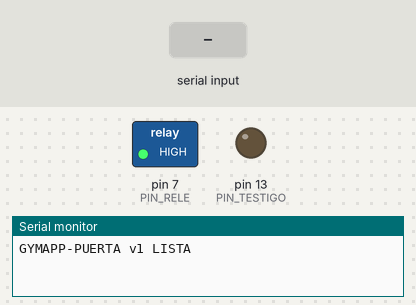
Bench run of a sketch on a simulated Arduino Nano, built with avr-gcc and run on an emulated ATmega328P. Shown: switched loads named in the sketch (green lamp = pin HIGH), output pins drawn as LEDs (lit = HIGH), the last lines printed to the serial monitor. The inputs (shaded band) are chosen by the test bench.

Above: at 1.2 s.
1.3 s: "ABRIR\n" received over Serial
At 1.6 s:
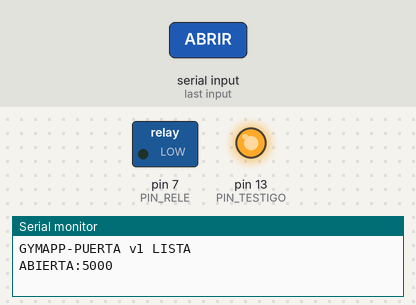
2.8 s: "CERRAR\n" received over Serial
At 4.0 s:
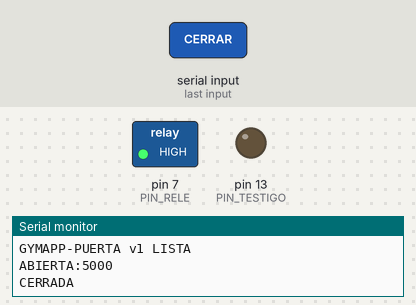
Timing chart, 0 to 5.8 s (numbered marks = the images above; inputs shaded):
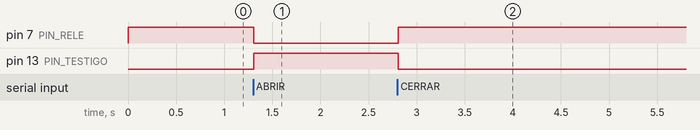

Measured:
- after the input at 1.3 s, pin 7 (PIN_RELE): HIGH → LOW at once; pin 13 (PIN_TESTIGO): LOW → HIGH at once
- after the input at 2.8 s, pin 7 (PIN_RELE): LOW → HIGH after 0.01 s instead of 3.5 s; pin 13 (PIN_TESTIGO): HIGH → LOW after 0.01 s instead of 3.5 s

The sketch:

gymapp-puerta.ino
```cpp
/*
  GymApp - control de la puerta
  Arduino Nano V3.0 (FT232) + modulo rele de 1 canal + electroiman de 12 V

  QUE HACE
  --------
  Escucha por USB. Cuando GymApp le manda ABRIR, activa el rele durante unos
  segundos y lo vuelve a soltar. El rele va en NC (normalmente cerrado) en
  serie con los 12 V del electroiman, asi que "activar el rele" significa
  CORTARLE la corriente al iman, y el iman suelta la placa.

  POR QUE LOS SEGUNDOS SE CUENTAN AQUI Y NO EN EL PC
  -------------------------------------------------
  Porque el PC se puede colgar, se puede quedar sin bateria o le pueden
  desenchufar el USB justo despues de mandar la orden. Si el cierre dependiera
  de un segundo mensaje ("ya, cierra"), cualquiera de esas tres cosas dejaria
  la puerta de la calle abierta toda la noche. Aqui, en cuanto pasan los
  milisegundos pedidos, la placa cierra sola aunque no haya nadie al otro lado.

  POR QUE EL RELE NO VA EN EL PIN 13
  ----------------------------------
  El pin 13 es el del LED de la placa, y el gestor de arranque (bootloader) lo
  hace parpadear cada vez que el Nano se resetea -- que es cada vez que alguien
  abre el puerto serie. Con el rele ahi, la puerta daria un golpe de apertura
  al abrir la app. El rele va al pin 7; el 13 se queda como testigo visual, que
  ademas permite probar todo esto sin tener aun el rele conectado.

  PROTOCOLO (texto, una orden por linea, 9600 baudios)
  ----------------------------------------------------
    PING        -> GYMAPP-PUERTA v1 LISTA
    ABRIR       -> abre el tiempo por defecto
    ABRIR:5000  -> abre 5000 ms (se recorta a un maximo de 20 s)
    CERRAR      -> cierra ya, sin esperar
    ESTADO      -> ABIERTA:<ms que faltan>  o  CERRADA

  La firma de PING no es ceremonia: en un COM cualquiera puede haber una
  impresora de tiquetes o un lector de codigos. GymApp solo le manda ordenes a
  quien se identifica con esta firma exacta.
*/

const char FIRMA[] = "GYMAPP-PUERTA v1";

const uint8_t PIN_RELE   = 7;   // al IN del modulo rele
const uint8_t PIN_TESTIGO = 13; // LED de la placa: encendido = puerta suelta

// Casi todos los modulos rele chinos son de disparo por nivel BAJO: el rele se
// activa cuando su entrada IN se pone a 0 V. Si el tuyo es de los otros (se
// activa con 5 V), cambia esto a false y vuelve a grabar. Se nota enseguida:
// con el valor equivocado la puerta esta suelta en reposo y se cierra durante
// los cinco segundos, justo al reves.
const bool RELE_ACTIVO_EN_BAJO = true;

// Topes de seguridad. El maximo es el que importa: por muy roto que este el
// software del PC, no puede pedir que la puerta se quede abierta indefinida.
const unsigned long MS_POR_DEFECTO = 5000;
const unsigned long MS_MINIMO      = 500;
const unsigned long MS_MAXIMO      = 20000;

bool abierta = false;
unsigned long cierraEn = 0;

char linea[24];
uint8_t largo = 0;

// Reposo = rele en calma = electroiman con corriente = puerta CERRADA.
// Es importante que el reposo sea el estado cerrado y no al reves: asi un
// Arduino recien reseteado, o colgado, deja la puerta cerrada.
inline void escribirRele(bool activar) {
  digitalWrite(PIN_RELE, activar ? (RELE_ACTIVO_EN_BAJO ? LOW : HIGH)
                                 : (RELE_ACTIVO_EN_BAJO ? HIGH : LOW));
}

void cerrarPuerta() {
  escribirRele(false);
  digitalWrite(PIN_TESTIGO, LOW);
  abierta = false;
}

void abrirPuerta(unsigned long ms) {
  if (ms < MS_MINIMO) ms = MS_MINIMO;
  if (ms > MS_MAXIMO) ms = MS_MAXIMO;
  escribirRele(true);
  digitalWrite(PIN_TESTIGO, HIGH);
  abierta = true;
  cierraEn = millis() + ms;
  Serial.print(F("ABIERTA:"));
  Serial.println(ms);
}

void setup() {
  // El orden importa. Se deja escrito el valor de reposo ANTES de convertir el
  // pin en salida: al reves, el pin pasa por un instante a 0 V y el rele da un
  // chasquido -- es decir, la puerta se abre un parpadeo cada vez que arranca
  // la placa.
  escribirRele(false);
  pinMode(PIN_RELE, OUTPUT);
  escribirRele(false);

  pinMode(PIN_TESTIGO, OUTPUT);
  digitalWrite(PIN_TESTIGO, LOW);

  Serial.begin(9600);
  // Saludo de arranque: GymApp abre el puerto, eso resetea la placa, y este
  // mensaje le dice "ya estoy" sin que tenga que esperar a preguntar.
  Serial.print(FIRMA);
  Serial.println(F(" LISTA"));
}

void atender(const char *orden) {
  if (strcmp(orden, "PING") == 0) {
    Serial.print(FIRMA);
    Serial.println(F(" LISTA"));
    return;
  }

  if (strncmp(orden, "ABRIR", 5) == 0) {
    unsigned long ms = MS_POR_DEFECTO;
    if (orden[5] == ':') ms = strtoul(orden + 6, NULL, 10);
    abrirPuerta(ms);
    return;
  }

  if (strcmp(orden, "CERRAR") == 0) {
    cerrarPuerta();
    Serial.println(F("CERRADA"));
    return;
  }

  if (strcmp(orden, "ESTADO") == 0) {
    if (abierta) {
      Serial.print(F("ABIERTA:"));
      Serial.println(cierraEn - millis());
    } else {
      Serial.println(F("CERRADA"));
    }
    return;
  }

  Serial.println(F("NO ENTIENDO"));
}

void loop() {
  // El cierre va primero y no depende de que llegue nada por el puerto: es la
  // parte de la que depende que la puerta no se quede abierta.
  //
  // La resta con signo es la forma correcta de comparar millis(): a los 49 dias
  // el contador vuelve a cero, y un "millis() >= cierraEn" a secas dejaria la
  // puerta abierta hasta que diera la vuelta entera. Un gimnasio que no apaga
  // el equipo llega a los 49 dias sin despeinarse.
  if (abierta && (long)(millis() - cierraEn) >= 0) {
    cerrarPuerta();
    Serial.println(F("CERRADA"));
  }

  while (Serial.available()) {
    char c = Serial.read();
    if (c == '\n' || c == '\r') {
      if (largo > 0) {
        linea[largo] = '\0';
        atender(linea);
        largo = 0;
      }
    } else if (largo < sizeof(linea) - 1) {
      linea[largo++] = c;
    } else {
      // Linea mas larga de lo que cabe: se tira entera en vez de partirla en
      // dos ordenes, que podria inventarse un ABRIR que nadie pidio.
      largo = 0;
    }
  }
}
```
